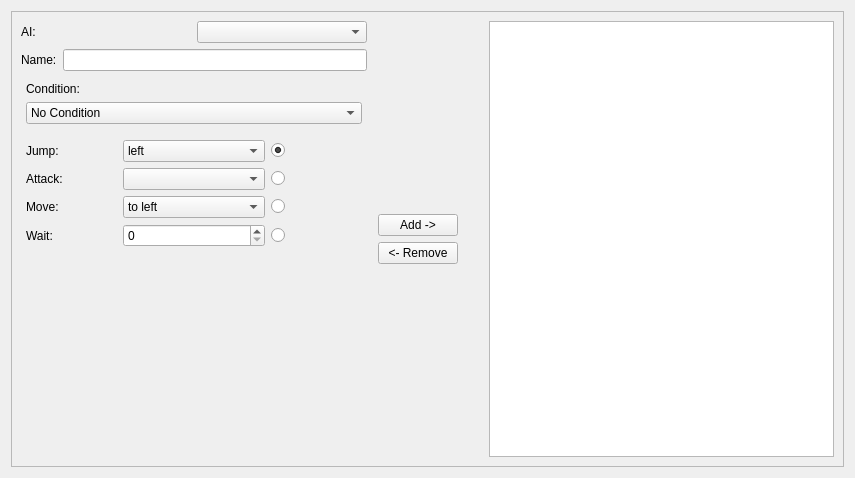
<?xml version="1.0" encoding="UTF-8"?>
<ui version="4.0">
 <class>ai_tab</class>
 <widget class="QWidget" name="ai_tab">
  <property name="geometry">
   <rect>
    <x>0</x>
    <y>0</y>
    <width>855</width>
    <height>478</height>
   </rect>
  </property>
  <property name="windowTitle">
   <string>Form</string>
  </property>
  <layout class="QGridLayout" name="gridLayout">
   <item row="0" column="0">
    <widget class="QScrollArea" name="scrollArea_5">
     <property name="widgetResizable">
      <bool>true</bool>
     </property>
     <widget class="QWidget" name="scrollAreaWidgetContents_6">
      <property name="geometry">
       <rect>
        <x>0</x>
        <y>0</y>
        <width>841</width>
        <height>464</height>
       </rect>
      </property>
      <layout class="QHBoxLayout" name="horizontalLayout_18">
       <item>
        <layout class="QVBoxLayout" name="verticalLayout_2">
         <property name="margin">
          <number>0</number>
         </property>
         <item>
          <layout class="QHBoxLayout" name="horizontalLayout_2">
           <property name="margin">
            <number>0</number>
           </property>
           <item>
            <layout class="QVBoxLayout" name="verticalLayout_4">
             <property name="margin">
              <number>0</number>
             </property>
             <item>
              <layout class="QHBoxLayout" name="horizontalLayout_3">
               <property name="margin">
                <number>0</number>
               </property>
               <item>
                <widget class="QLabel" name="label_2">
                 <property name="text">
                  <string>AI:</string>
                 </property>
                </widget>
               </item>
               <item>
                <widget class="QComboBox" name="ai_select_combo"/>
               </item>
              </layout>
             </item>
             <item>
              <layout class="QHBoxLayout" name="horizontalLayout_4">
               <property name="margin">
                <number>0</number>
               </property>
               <item>
                <widget class="QLabel" name="label_3">
                 <property name="text">
                  <string>Name:</string>
                 </property>
                </widget>
               </item>
               <item>
                <widget class="QLineEdit" name="ai_name_edit"/>
               </item>
              </layout>
             </item>
             <item>
              <layout class="QHBoxLayout" name="horizontalLayout_5">
               <property name="topMargin">
                <number>0</number>
               </property>
               <property name="bottomMargin">
                <number>0</number>
               </property>
               <item>
                <layout class="QVBoxLayout" name="verticalLayout">
                 <property name="margin">
                  <number>5</number>
                 </property>
                 <item>
                  <widget class="QLabel" name="label">
                   <property name="text">
                    <string>Condition:</string>
                   </property>
                  </widget>
                 </item>
                 <item>
                  <widget class="QComboBox" name="ai_condition_combo">
                   <item>
                    <property name="text">
                     <string>No Condition</string>
                    </property>
                   </item>
                  </widget>
                 </item>
                </layout>
               </item>
              </layout>
             </item>
             <item>
              <layout class="QGridLayout" name="gridLayout_13">
               <property name="margin">
                <number>5</number>
               </property>
               <item row="1" column="1">
                <widget class="QComboBox" name="ai_action_jump_combo">
                 <item>
                  <property name="text">
                   <string>left</string>
                  </property>
                 </item>
                 <item>
                  <property name="text">
                   <string>center</string>
                  </property>
                 </item>
                 <item>
                  <property name="text">
                   <string>right</string>
                  </property>
                 </item>
                 <item>
                  <property name="text">
                   <string>to top</string>
                  </property>
                 </item>
                 <item>
                  <property name="text">
                   <string>to ground</string>
                  </property>
                 </item>
                 <item>
                  <property name="text">
                   <string>to player</string>
                  </property>
                 </item>
                </widget>
               </item>
               <item row="1" column="0">
                <widget class="QLabel" name="label_52">
                 <property name="text">
                  <string>Jump:</string>
                 </property>
                </widget>
               </item>
               <item row="2" column="0">
                <widget class="QLabel" name="label_56">
                 <property name="text">
                  <string>Attack:</string>
                 </property>
                </widget>
               </item>
               <item row="2" column="1">
                <widget class="QComboBox" name="ai_action_attack_combo"/>
               </item>
               <item row="3" column="0">
                <widget class="QLabel" name="label_58">
                 <property name="text">
                  <string>Move:</string>
                 </property>
                </widget>
               </item>
               <item row="3" column="1">
                <widget class="QComboBox" name="ai_action_move_combo">
                 <item>
                  <property name="text">
                   <string>to left</string>
                  </property>
                 </item>
                 <item>
                  <property name="text">
                   <string>to right</string>
                  </property>
                 </item>
                 <item>
                  <property name="text">
                   <string>cross screen</string>
                  </property>
                 </item>
                 <item>
                  <property name="text">
                   <string>follow player</string>
                  </property>
                 </item>
                 <item>
                  <property name="text">
                   <string>return to last position</string>
                  </property>
                 </item>
                 <item>
                  <property name="text">
                   <string>player direction</string>
                  </property>
                 </item>
                </widget>
               </item>
               <item row="4" column="0">
                <widget class="QLabel" name="label_59">
                 <property name="text">
                  <string>Wait:</string>
                 </property>
                </widget>
               </item>
               <item row="5" column="0">
                <spacer name="verticalSpacer_8">
                 <property name="orientation">
                  <enum>Qt::Vertical</enum>
                 </property>
                 <property name="sizeHint" stdset="0">
                  <size>
                   <width>20</width>
                   <height>40</height>
                  </size>
                 </property>
                </spacer>
               </item>
               <item row="4" column="1">
                <widget class="QSpinBox" name="ai_action_wait_spinbox"/>
               </item>
               <item row="1" column="2">
                <widget class="QRadioButton" name="action_radio_jump">
                 <property name="text">
                  <string/>
                 </property>
                 <property name="shortcut">
                  <string>Ctrl+S</string>
                 </property>
                 <property name="checked">
                  <bool>true</bool>
                 </property>
                </widget>
               </item>
               <item row="2" column="2">
                <widget class="QRadioButton" name="action_radio_attack">
                 <property name="text">
                  <string/>
                 </property>
                </widget>
               </item>
               <item row="3" column="2">
                <widget class="QRadioButton" name="action_radio_move">
                 <property name="text">
                  <string/>
                 </property>
                </widget>
               </item>
               <item row="4" column="2">
                <widget class="QRadioButton" name="action_radio_wait">
                 <property name="text">
                  <string/>
                 </property>
                </widget>
               </item>
              </layout>
             </item>
            </layout>
           </item>
           <item>
            <layout class="QVBoxLayout" name="verticalLayout_9">
             <property name="margin">
              <number>5</number>
             </property>
             <item>
              <spacer name="verticalSpacer_2">
               <property name="orientation">
                <enum>Qt::Vertical</enum>
               </property>
               <property name="sizeHint" stdset="0">
                <size>
                 <width>20</width>
                 <height>40</height>
                </size>
               </property>
              </spacer>
             </item>
             <item>
              <widget class="QPushButton" name="pushButton_10">
               <property name="text">
                <string>Add -&gt;</string>
               </property>
              </widget>
             </item>
             <item>
              <widget class="QPushButton" name="remove_pushButton">
               <property name="text">
                <string>&lt;- Remove</string>
               </property>
              </widget>
             </item>
             <item>
              <spacer name="verticalSpacer_7">
               <property name="orientation">
                <enum>Qt::Vertical</enum>
               </property>
               <property name="sizeHint" stdset="0">
                <size>
                 <width>20</width>
                 <height>40</height>
                </size>
               </property>
              </spacer>
             </item>
            </layout>
           </item>
           <item>
            <spacer name="verticalSpacer_6">
             <property name="orientation">
              <enum>Qt::Vertical</enum>
             </property>
             <property name="sizeHint" stdset="0">
              <size>
               <width>20</width>
               <height>40</height>
              </size>
             </property>
            </spacer>
           </item>
           <item>
            <widget class="QListView" name="ai_actions_list"/>
           </item>
          </layout>
         </item>
        </layout>
       </item>
      </layout>
     </widget>
    </widget>
   </item>
  </layout>
 </widget>
 <resources/>
 <connections/>
</ui>
